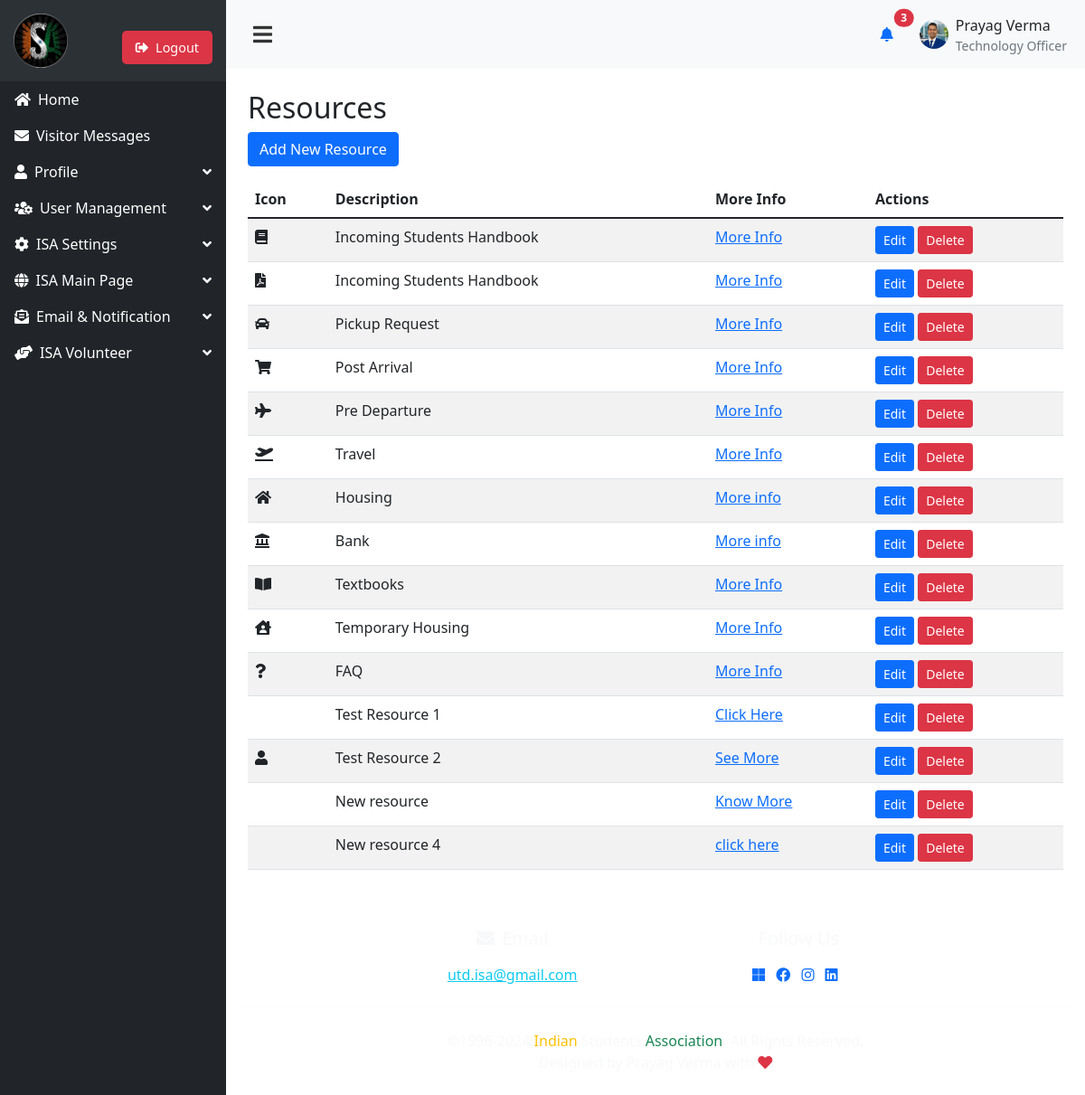
The app's page /resources.php (signed in) with its own data.
### tables this page shows
CREATE TABLE `site_settings` (
  `id` int(11) NOT NULL,
  `logo_path` varchar(255) DEFAULT NULL
);

CREATE TABLE `resources` (
  `id` int(11) NOT NULL,
  `icon` varchar(50) NOT NULL,
  `description` text NOT NULL,
  `more_info_text` varchar(255) NOT NULL,
  `more_info_url` varchar(255) NOT NULL
);

### includes/functions.php (called while the page is built, shortened)
<?php
function isAdmin($userId = null) {
    $conn = getDbConnection();
    $stmt = $conn->prepare("SELECT role FROM users WHERE id = ?");
    $stmt->bind_param("i", $userId);
    $stmt->execute();
    $stmt->bind_result($role);
    return $role === 'admin';
}
function isAdminOrTechOfficer() {
    return (isset($_SESSION['role']) && $_SESSION['role'] === 'admin') ||
           (isset($_SESSION['user_position']) && stripos($_SESSION['user_position'], 'technology officer') !== false);
}
?>

### includes/resources_list.php (the view, shortened to what this page needs)
<h2>Resources</h2>
<a href="resources.php?action=add" class="btn btn-primary mb-3">Add New Resource</a>
<table class="table table-striped">
    <thead>
        <tr>
            <th>Icon</th>
            <th>Description</th>
            <th>More Info</th>
            <th>Actions</th>
        </tr>
    </thead>
    <tbody>
        <?php foreach ($resources as $resource): ?>
        <tr>
            <td><i class="<?php echo htmlspecialchars($resource['icon']); ?>"></i></td>
            <td><?php echo htmlspecialchars($resource['description']); ?></td>
            <td><a href="<?php echo htmlspecialchars($resource['more_info_url']); ?>" target="_blank"><?php echo htmlspecialchars($resource['more_info_text']); ?></a></td>
            <td>
                <a href="resources.php?action=edit&id=<?php echo $resource['id']; ?>" class="btn btn-sm btn-primary">Edit</a>
                <form action="resources.php?action=delete" method="post" class="d-inline">
                    <button type="submit" class="btn btn-sm btn-danger" onclick="return confirm('Are you sure you want to delete this resource?')">Delete</button>
                </form>
            </td>
        </tr>
        <?php endforeach; ?>
    </tbody>
</table>

### includes/header.php (shortened to what this page needs)
<?php
require_once 'functions.php';
$conn = getDbConnection();
$logoPath = '';
$stmt = $conn->prepare("SELECT logo_path FROM site_settings WHERE id = 1");
$stmt->execute();
$stmt->bind_result($logoPath);
$isAdmin = isAdmin($_SESSION['user_id']);
?>
<!DOCTYPE html>
<html lang="en">
<head>
    <link href="https://cdn.jsdelivr.net/npm/bootstrap@5.1.3/dist/css/bootstrap.min.css" rel="stylesheet">
    <link rel="stylesheet" href="https://cdnjs.cloudflare.com/ajax/libs/font-awesome/5.15.3/css/all.min.css">
</head>
<body>
<nav id="sidebar" class="bg-dark">
    <div class="sidebar-header">
        <img src="<?php echo $logoPath ?: 'assets/images/isa-logo.png'; ?>" alt="ISA Logo" class="img-fluid" style="max-width: 60px;">
        <a href="logout.php" class="logout-btn"><i class="fas fa-sign-out-alt me-2"></i>Logout</a>
    </div>
    <ul class="nav flex-column">
        <li class="nav-item">
            <a class="nav-link" href="dashboard.php">
                <i class="fas fa-home me-2"></i>
                <span>Home</span>
            </a>
        </li>
        <li class="nav-item">
            <a class="nav-link" href="messages.php">
                <i class="fas fa-envelope me-2"></i>
                <span>Visitor Messages</span>
            </a>
        </li>
        <li class="nav-item">
            <a class="nav-link dropdown-toggle" data-bs-toggle="collapse" href="#profileSubmenu">
                <i class="fas fa-user me-2"></i>
                <span>Profile</span>
            </a>
        </li>
        <?php if ($isAdmin): ?>
        <li class="nav-item">
            <a class="nav-link dropdown-toggle" data-bs-toggle="collapse" href="#userManagementSubmenu">
                <i class="fas fa-users-cog me-2"></i>
                <span>User Management</span>
            </a>
        </li>
        <li class="nav-item">
            <a class="nav-link dropdown-toggle" data-bs-toggle="collapse" href="#isaSettingsSubmenu">
                <i class="fas fa-cog me-2"></i>
                <span>ISA Settings</span>
            </a>
        </li>
        <?php endif; ?>
        <?php if (isAdminOrTechOfficer() || isTechnologyOfficer($_SESSION['user_position'])): ?>
        <li class="nav-item">
            <a class="nav-link dropdown-toggle" data-bs-toggle="collapse" href="#isaMainPageSubmenu">
                <i class="fas fa-globe me-2"></i>
                <span>ISA Main Page</span>
            </a>
        </li>
        <?php endif; ?>
        <?php if (isAdmin($_SESSION['user_id']) || (isTechnologyOfficer($_SESSION['user_position']) && $_SESSION['status'] === 'active')): ?>
        <li class="nav-item">
            <a class="nav-link dropdown-toggle" data-bs-toggle="collapse" href="#emailNotificationSubmenu">
                <i class="fas fa-envelope-open-text me-2"></i>
                <span>Email & Notification</span>
            </a>
        </li>
        <?php endif; ?>
        <li class="nav-item">
            <a class="nav-link dropdown-toggle" data-bs-toggle="collapse" href="#isaVolunteerSubmenu">
                <i class="fas fa-hands-helping me-2"></i>
                <span>ISA Volunteer</span>
            </a>
        </li>
    </ul>
</nav>
<div id="content">
    <header id="top-header" class="d-flex align-items-center justify-content-between">
        <div>
            <button id="menu-toggle" class="menu-icon">
              <i id="menu-icon" class="fas fa-bars"></i>
            </button>
        </div>
        <div class="ms-auto d-flex align-items-center">
            <a href="#" class="btn btn-link position-relative me-3">
                <i class="fas fa-bell"></i>
                <span class="position-absolute top-0 start-100 translate-middle badge rounded-pill bg-danger">
                    3
                </span>
            </a>
            <img src="<?php echo htmlspecialchars($_SESSION['user_profile_picture'] ?? 'assets/images/default-profile.jpg'); ?>" alt="Profile Picture" class="rounded-circle me-2" style="width: 32px; height: 32px; object-fit: cover;">
            <div class="d-none d-lg-block">
                <span><?php echo htmlspecialchars($_SESSION['user_first_name'] . ' ' . $_SESSION['user_last_name']); ?></span>
                <small class="d-block text-muted"><?php echo htmlspecialchars($_SESSION['user_position']); ?></small>
            </div>
        </div>
    </header>
    <div id="main-content" class="p-4">
</body>
</html>

### resources.php (shortened to what this page needs)
<?php
require_once 'includes/functions.php';
$action = $_GET['action'] ?? 'list';
switch ($action) {
    default:
        $conn = getDbConnection();
        $result = $conn->query("SELECT * FROM resources");
        $resources = array();
        while ($row = $result->fetch_assoc()) {
            $resources[] = $row;
        }
        break;
}
include 'includes/header.php';
switch ($action) {
    default:
        include 'includes/resources_list.php';
        break;
}
include 'includes/footer.php';
?>

### includes/footer.php (shortened to what this page needs)
        <footer class="text-light py-4">
            <div class="container">
                <div class="row justify-content-center text-center">
                    <div class="col-md-4 mb-3 mb-md-0">
                        <h5 class="mb-3"><i class="fas fa-envelope me-2"></i>Email</h5>
                        <a href="mailto:utd.isa@gmail.com" class="text-info">utd.isa@gmail.com</a>
                    </div>
                    <div class="col-md-4">
                        <h5 class="mb-3">Follow Us</h5>
                        <div class="social-icons">
                            <a href="https://teams.microsoft.com/l/channel/19%3ahTL06fVtvQwqFt6Qxw9hxJXG1NF_00otSYFYBEjbmZk1%40thread.tacv2/General?groupId=e75914c1-36a5-4ff4-a694-4aa15dfb1ffe&tenantId=8d281d1d-9c4d-4bf7-b16e-032d15de9f6c" class="me-2" target="_blank"><i class="fab fa-microsoft"></i></a>
                            <a href="https://www.facebook.com/UTDISA" class="me-2"><i class="fab fa-facebook"></i></a>
                            <a href="https://www.instagram.com/utdisa/?hl=en" class="me-2"><i class="fab fa-instagram"></i></a>
                            <a href="https://www.linkedin.com/company/indian-students-association-at-utdallas/" class="me-2" target="_blank"><i class="fab fa-linkedin"></i></a>
                        </div>
                    </div>
                </div>
                <hr class="my-4">
                <div class="row">
                    <div class="col-12 text-center">
                        <p class="mb-0">&copy;1996-<?php echo date('Y'); ?> <span class="text-warning">Indian</span> <span class="text-light">Students</span> <span class="text-success">Association</span>. All Rights Reserved.</p>
                        <p class="mb-0">Designed by <span id="visitorCount">Prayag Verma with <i class="fa fa-heart text-danger"></i> </span></p>
                    </div>
                </div>
            </div>
        </footer>
</body>
</html>

### includes/header.php (style rules this page uses)
body { display: flex; min-height: 100vh; overflow-x: hidden; }
#sidebar { width: 250px; background-color: #343a40; color: #fff; transition: all 0.3s; z-index: 1000; position: fixed; left: 0; top: 0; height: 100vh; overflow-y: auto; }
#content { flex: 1; margin-left: 250px; display: flex; flex-direction: column; transition: all 0.3s; }
#top-header { background-color: #f8f9fa; padding: 10px 20px; transition: all 0.3s; }
.nav-item { position: relative; }
.nav-link, .sub-link { display: flex; justify-content: space-between; align-items: center; padding: 0.5rem 1rem; color: #fff !important; text-decoration: none; border: none; }
.nav-link span, .sub-link span { flex-grow: 1; text-align: left; }
.dropdown-toggle::after { content: '\f107'; font-family: 'Font Awesome 5 Free'; font-weight: 900; border: none; vertical-align: middle; margin-left: 0.5rem; }
.nav-link:not(.dropdown-toggle)::after { content: none; }
.logout-btn { background-color: #dc3545; color: white; border: none; padding: 8px 15px; border-radius: 5px; font-size: 0.9rem; transition: background-color 0.3s; text-decoration: none; display: inline-block; margin-top: 15px; }
.sidebar-header { display: flex; align-items: center; justify-content: space-between; padding: 15px; background-color: #2c3136; }
.menu-icon { background: none; border: none; font-size: 24px; color: #333; cursor: pointer; padding: 10px; transition: color 0.3s ease; }

### records on screen
site_settings: logo_path (picture)
resources: description "Incoming Students Handbook", more_info_text "More Info"
resources: description "Incoming Students Handbook", more_info_text "More Info"
resources: description "Pickup Request", more_info_text "More Info"
resources: description "Post Arrival", more_info_text "More Info"
resources: description "Pre Departure", more_info_text "More Info"
resources: description "Travel", more_info_text "More Info"
resources: description "Housing", more_info_text "More info"
resources: description "Bank", more_info_text "More info"
resources: description "Textbooks", more_info_text "More Info"
resources: description "Temporary Housing", more_info_text "More Info"
resources: description "FAQ", more_info_text "More Info"
resources: description "Test Resource 1", more_info_text "Click Here"
resources: description "Test Resource 2", more_info_text "See More"
resources: description "New resource", more_info_text "Know More"
resources: description "New resource 4", more_info_text "click here"

### other values on screen
$_SESSION['user_first_name'] . ' ' . $_SESSION['user_last_name'] "Prayag Verma"
$_SESSION['user_position'] "Technology Officer"
